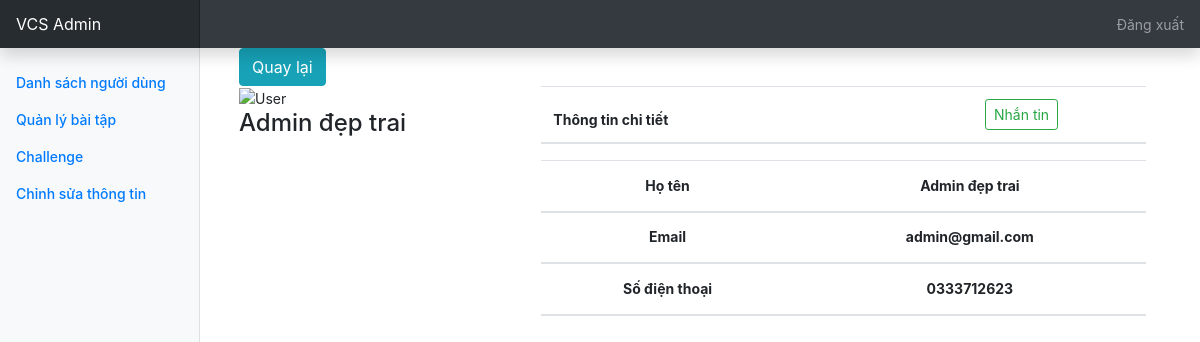
/view_info.php?id=1 (signed in), run on the app's committed database.
### tables this page shows
CREATE TABLE `user` (
  `id` int(11) NOT NULL,
  `username` varchar(100) NOT NULL,
  `password` varchar(100) NOT NULL,
  `name` varchar(100) NOT NULL,
  `email` varchar(150) NOT NULL,
  `telephone` varchar(100) NOT NULL,
  `usertype` varchar(5) NOT NULL,
  `created_at` datetime NOT NULL
);

### view_info.php (the view, shortened to what this page needs)
<?php
include 'config.php';
if (isset($_SESSION['user_data'])) {
    $name = "";
    $email = "";
    $id = 0;
    $telephone = "";
    if (isset($_GET['id'])) {
        $id = $_GET['id'];
        $record = mysqli_query($con, "SELECT * FROM user WHERE id=$id");
        if (count(array($record)) == 1) {
            $data = mysqli_fetch_array($record);
            $name = $data['name'];
            $email = $data['email'];
            $telephone = $data['telephone'];
        }
    }
?>
    <!DOCTYPE html>
    <html>
    <head>
        <link rel="stylesheet" href="https://stackpath.bootstrapcdn.com/bootstrap/4.5.2/css/bootstrap.min.css">
        <link href="dashboard.css" rel="stylesheet">
    </head>
    <body>
        <nav class="navbar navbar-dark sticky-top bg-dark flex-md-nowrap p-0 shadow">
            <a class="navbar-brand col-md-3 col-lg-2 mr-0 px-3" href="teacher_dasboard.php">VCS Admin</a>
            <ul class="navbar-nav px-3">
                <li class="nav-item text-nowrap">
                    <a class="nav-link" href="logout.php">Đăng xuất</a>
                </li>
            </ul>
        </nav>
        <div class="container-fluid">
            <div class="row">
                <?php include 'teacher_menu.php' ?>
                <main role="main" class="col-md-9 ml-sm-auto col-lg-10 px-md-4">
                    <div class="col-lg-2">
                        <div class="btn-group mr-2">
                            <a class="btn btn-info" href="teacher_dasboard.php">
                                Quay lại</a>
                        </div>
                    </div>
                    <div class="container padding-bottom-3x mb-2">
                        <div class="row">
                            <div class="col-lg-4">
                                <aside class="user-info-wrapper">
                                    <div class="user-info">
                                        <div class="user-avatar">
                                            <a class="edit-avatar" href="#"></a><img src="https://bootdey.com/img/Content/avatar/avatar1.png" alt="User"></div>
                                        <div class="user-data">
                                            <h4><?php echo $name; ?></h4>
                                        </div>
                                    </div>
                                </aside>
                            </div>
                            <div class="col-lg-8 row align-items-center">
                                <div class="table-responsive wishlist-table margin-bottom-none">
                                    <table class="table">
                                        <thead>
                                            <tr>
                                                <th>Thông tin chi tiết</th>
                                                <th class="text-center"><a class="btn btn-sm btn-outline-success" href="chatmessage.php?id=<?php echo $id?>">Nhắn tin</a></th>
                                            </tr>
                                        </thead>
                                        <tbody>
                                            <div class="table-responsive">
                                                <table class="table table-striped table-sm" style="text-align: center;">
                                                    <thead>
                                                        <tr style="   line-height: 40px;">
                                                            <th>Họ tên</th>
                                                            <th><?php echo $name; ?></th>
                                                        </tr>
                                                        <tr style="   line-height: 40px;">
                                                            <th>Email</th>
                                                            <th><?php echo $email; ?></th>
                                                        </tr>
                                                        <tr style="   line-height: 40px;">
                                                            <th>Số điện thoại</th>
                                                            <th><?php echo $telephone; ?></th>
                                                        </tr>
                                                    </thead>
                                                </table>
                                            </div>
                                        </tbody>
                                    </table>
                                </div>
                            </div>
                        </div>
                    </div>
                </main>
            </div>
        </div>
    </body>
    </html>
<?php
} else {
    header("Location:login.php?error=UnAuthorized Access");
}

### dashboard.css (style rules this page uses)
body { font-size: .875rem; }
.navbar-brand { padding-top: .75rem; padding-bottom: .75rem; font-size: 1rem; background-color: rgba(0, 0, 0, .25); box-shadow: inset -1px 0 0 rgba(0, 0, 0, .25); }

### data on the page
user: name "Admin đẹp trai", email "admin@gmail.com", telephone "0333712623"
